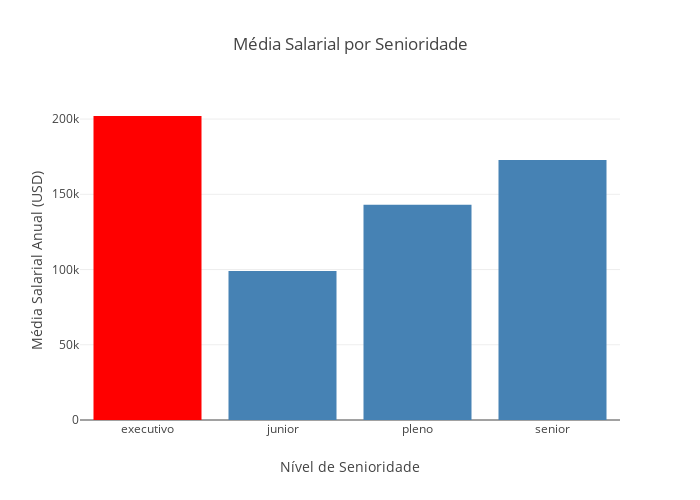

Notebook source saved alongside this figure:
### Markdown cell above
No código a seguir, está sendo construída uma visualização interativa de barras para comparar a média salarial anual em dólar por nível de senioridade. O módulo **pandas** fornece o método `groupby`, que agrupa o objeto `df_limpo` pela coluna `senioridade` e aplica a função `mean` ao campo `usd`, gerando o objeto `senioridade_media_salario`. Em seguida, é criada a lista `cores`, que usa uma compreensão de lista para definir a cor vermelha apenas para o maior valor e a cor **SteelBlue** para os demais. O módulo **plotly.express** fornece a função `px.bar`, que recebe parâmetros como `x`, `y`, `title` e `labels`, além de `color_discrete_sequence`, que recebe o objeto `cores` para controlar as cores. Por fim, o método `update_layout` ajusta parâmetros do gráfico como `width`, `height` e `showlegend`, e o método `fig.show` exibe a visualização.

### Code cell
media_salario = df_limpo.groupby('senioridade', as_index=False)['usd'].mean()
cores = ['red' if count == media_salario['usd'].max() else 'SteelBlue' for count in media_salario['usd']] 

fig = px.bar(
    media_salario,
    x='senioridade',
    y='usd',
    title='Média Salarial por Senioridade',
    labels={'senioridade': 'Nível de Senioridade', 'usd': 'Média Salarial Anual (USD)'},
    color='senioridade',
    color_discrete_sequence=cores
)

fig.update_layout(
    width=700,
    height=500,
    showlegend=False
)

fig.show()

### Figure 1 — Plotly figure (JSON) as saved in the notebook; plotly's stock layout.template omitted (floating-point values rounded to 4 significant figures)
{"data": [{"alignmentgroup": "True", "hovertemplate": "Nível de Senioridade=%{x}<br>Média Salarial Anual (USD)=%{y}<extra></extra>", "legendgroup": "executivo", "marker": {"color": "red", "pattern": {"shape": ""}}, "name": "executivo", "offsetgroup": "executivo", "orientation": "v", "showlegend": true, "textposition": "auto", "type": "bar", "x": ["executivo"], "xaxis": "x", "y": [202000.0], "yaxis": "y"}, {"alignmentgroup": "True", "hovertemplate": "Nível de Senioridade=%{x}<br>Média Salarial Anual (USD)=%{y}<extra></extra>", "legendgroup": "junior", "marker": {"color": "SteelBlue", "pattern": {"shape": ""}}, "name": "junior", "offsetgroup": "junior", "orientation": "v", "showlegend": true, "textposition": "auto", "type": "bar", "x": ["junior"], "xaxis": "x", "y": [99030.0], "yaxis": "y"}, {"alignmentgroup": "True", "hovertemplate": "Nível de Senioridade=%{x}<br>Média Salarial Anual (USD)=%{y}<extra></extra>", "legendgroup": "pleno", "marker": {"color": "SteelBlue", "pattern": {"shape": ""}}, "name": "pleno", "offsetgroup": "pleno", "orientation": "v", "showlegend": true, "textposition": "auto", "type": "bar", "x": ["pleno"], "xaxis": "x", "y": [143000.0], "yaxis": "y"}, {"alignmentgroup": "True", "hovertemplate": "Nível de Senioridade=%{x}<br>Média Salarial Anual (USD)=%{y}<extra></extra>", "legendgroup": "senior", "marker": {"color": "SteelBlue", "pattern": {"shape": ""}}, "name": "senior", "offsetgroup": "senior", "orientation": "v", "showlegend": true, "textposition": "auto", "type": "bar", "x": ["senior"], "xaxis": "x", "y": [172900.0], "yaxis": "y"}], "layout": {"barmode": "relative", "height": 500, "legend": {"title": {"text": "Nível de Senioridade"}, "tracegroupgap": 0}, "showlegend": false, "title": {"text": "Média Salarial por Senioridade"}, "width": 700, "xaxis": {"anchor": "y", "categoryarray": ["executivo", "junior", "pleno", "senior"], "categoryorder": "array", "domain": [0, 1], "title": {"text": "Nível de Senioridade"}}, "yaxis": {"anchor": "x", "domain": [0, 1], "title": {"text": "Média Salarial Anual (USD)"}}}}
